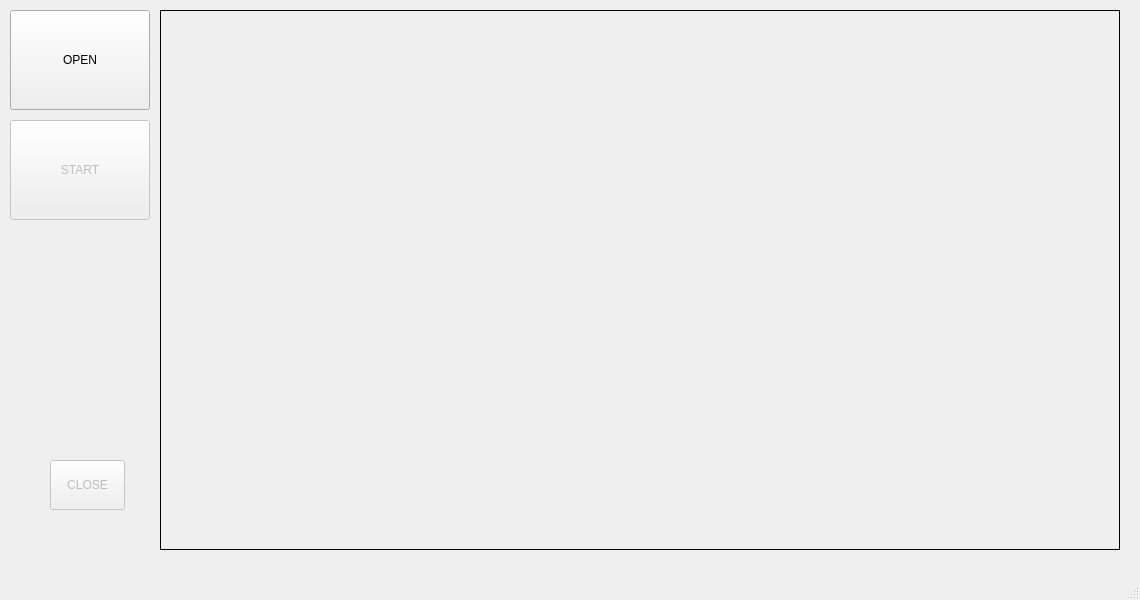
<?xml version="1.0" encoding="UTF-8"?>
<ui version="4.0">
 <class>Viewer_cv</class>
 <widget class="QMainWindow" name="Viewer_cv">
  <property name="geometry">
   <rect>
    <x>0</x>
    <y>0</y>
    <width>1140</width>
    <height>600</height>
   </rect>
  </property>
  <property name="windowTitle">
   <string>Viewer_cv</string>
  </property>
  <widget class="QWidget" name="centralwidget">
   <widget class="QLabel" name="CAMERA">
    <property name="geometry">
     <rect>
      <x>160</x>
      <y>10</y>
      <width>960</width>
      <height>540</height>
     </rect>
    </property>
    <property name="autoFillBackground">
     <bool>false</bool>
    </property>
    <property name="frameShape">
     <enum>QFrame::Box</enum>
    </property>
    <property name="text">
     <string/>
    </property>
   </widget>
   <widget class="QPushButton" name="START_STOP">
    <property name="enabled">
     <bool>false</bool>
    </property>
    <property name="geometry">
     <rect>
      <x>10</x>
      <y>120</y>
      <width>140</width>
      <height>100</height>
     </rect>
    </property>
    <property name="text">
     <string>START</string>
    </property>
   </widget>
   <widget class="QPushButton" name="CLOSE">
    <property name="enabled">
     <bool>false</bool>
    </property>
    <property name="geometry">
     <rect>
      <x>50</x>
      <y>460</y>
      <width>75</width>
      <height>50</height>
     </rect>
    </property>
    <property name="text">
     <string>CLOSE</string>
    </property>
   </widget>
   <widget class="QPushButton" name="OPEN">
    <property name="geometry">
     <rect>
      <x>10</x>
      <y>10</y>
      <width>140</width>
      <height>100</height>
     </rect>
    </property>
    <property name="text">
     <string>OPEN</string>
    </property>
   </widget>
  </widget>
  <widget class="QMenuBar" name="menubar">
   <property name="geometry">
    <rect>
     <x>0</x>
     <y>0</y>
     <width>1140</width>
     <height>22</height>
    </rect>
   </property>
  </widget>
  <widget class="QStatusBar" name="statusbar"/>
 </widget>
 <resources/>
 <connections/>
</ui>
